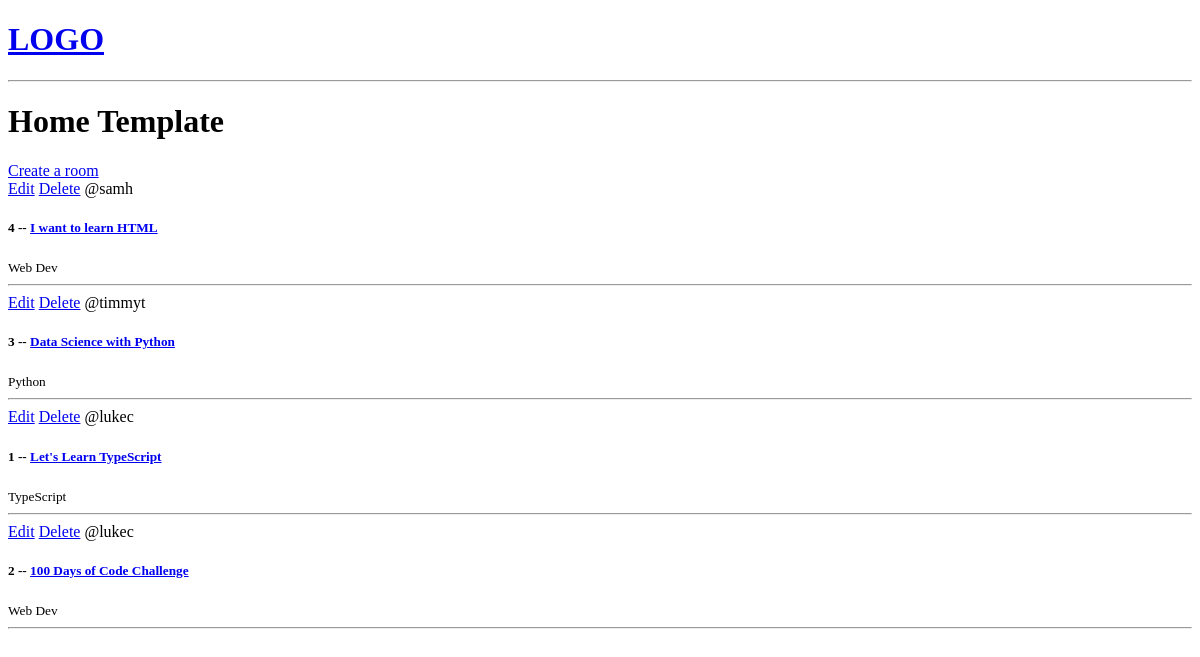
The app's page /, older data.
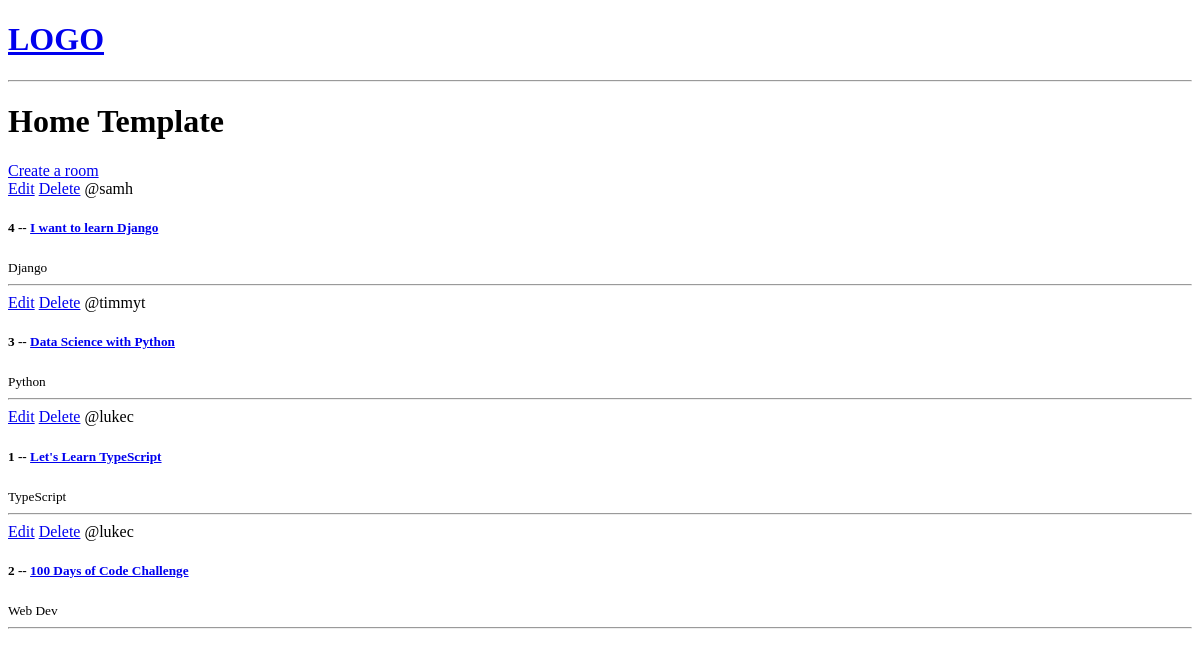
The same page, newer data.
### base/models.py (models this page shows, shortened)
class Room(models.Model):
    host = models.ForeignKey(User, on_delete=models.SET_NULL, null=True)
    topic = models.ForeignKey(Topic, on_delete=models.SET_NULL, null=True)
    name = models.CharField(max_length=200)
    description = models.TextField(null=True, blank=True)
    updated = models.DateTimeField(auto_now=True)
    created = models.DateTimeField(auto_now_add=True)
    class Meta:
        ordering = ['-updated', '-created']

class Topic(models.Model):
    name = models.CharField(max_length=200)

### base/views.py (the view)
# urls.py: path('', views.home, name='home'),
def home(request):
    rooms = Room.objects.all()
    context = {'rooms':rooms}
    return render(request, 'base/home.html', context)

### base/templates/base/home.html (shortened to what this page needs)
<!DOCTYPE html>
<html lang="en">
	<head>
	</head>
	<body>
		{% extends 'main.html' %} {% block content %}
		<h1>Home Template</h1>
		<div>
			<a href="{% url 'create-room' %}">Create a room</a>
			<div>
				{% for room in rooms %}
				<div>
					<a href="{% url 'update-room' room.id %}">Edit</a>
					<a href="{% url 'delete-room' room.id %}">Delete</a>
					<span>@{{room.host.username}}</span>
                    <h5>{{room.id}} --
						<a href="{% url 'room' room.id %}">{{room.name}} </a>
					</h5>
					<small>{{room.topic.name}}</small>
					<hr/>
				</div>
				{% endfor %}
			</div>
		</div>
		{% endblock %}

Row changes from the older to the newer data that the page shows:
changed Room "samh": name "I want to learn HTML" → "I want to learn Django"; topic.name "Web Dev" → "Django"
